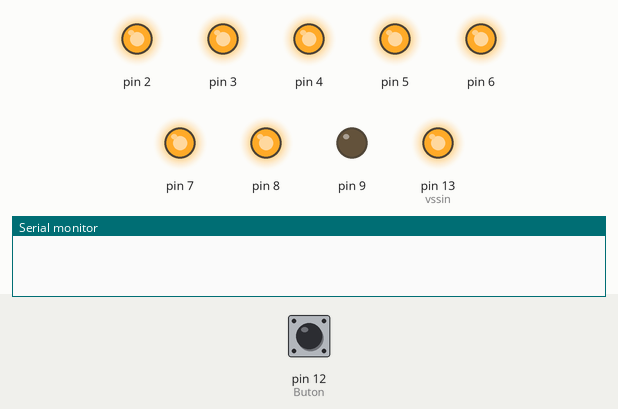
This sketch was run on a simulated Arduino Uno, built with avr-gcc and run on an emulated ATmega328P. Parts: output pins drawn as LEDs (lit = HIGH), the last lines printed to the serial monitor. The test bench sets the inputs (shaded band); at power-on: pin 12 (Buton) LOW.

Above: at 1.2 s.
1.3 s: pin 12 (Buton) pulled HIGH for 0.15 s
At 2.7 s:
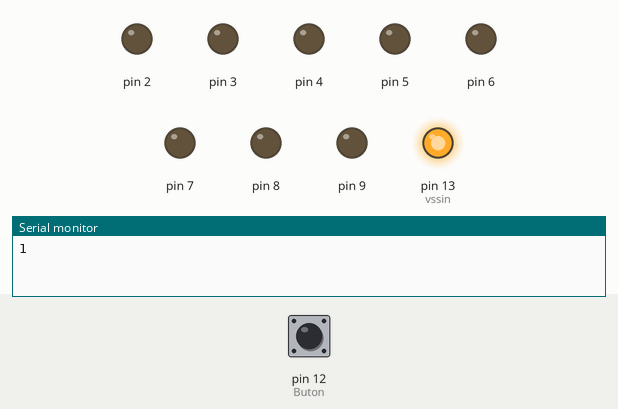
Timing chart, 0 to 4.3 s (numbered marks = the images above; inputs shaded):
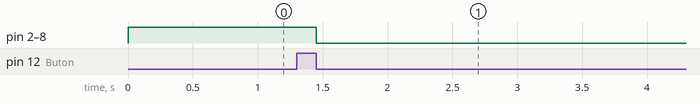

Measured:
- after the input at 1.3 s, pin 2–8: HIGH → LOW after 0.15 s

The sketch:

SSG_1.ino
```cpp
int Buton= 12;
int vssin=13;
int butondurum;
int sayac=0;

void setup() {
  pinMode (Buton, INPUT);
  pinMode(vssin, OUTPUT);

  Serial.begin(9600);
  for (int ssgpin =2; ssgpin<=9; ssgpin++)
  {
  pinMode (ssgpin, OUTPUT);
  }
  digitalWrite(vssin, HIGH);
}
const int number[11] = {0b01111111, 0b0000000, 0b0000000, 0b0000000, 0b0000000, 0b0000000, 0b0000000, 0b0000000, 0b0000000, 0b0000000};
void loop(){
  butondurum=digitalRead(Buton);
if (butondurum== HIGH){
 delay(10);
 if (sayac<=11)
 {sayac++;}

  else if (sayac=11){
    sayac=0;
    }

 //for(sayac;sayac<=11;sayac++)
 Serial.println(sayac);
 while(butondurum == HIGH){
     butondurum = digitalRead(Buton);

 }

}

 for (int tens = 0; tens < 10; tens++)

  {
    display_tens(sayac);
    //delay(500);
  }


}
void display_tens(const int tens)
{
  int pin1, a, ones;
  //pin1 is just used to deal with pins of the 1st SSD which desplays the tens digit

  for (pin1 = 2, a = 0; pin1 <= 9; pin1++, a++)
  {
    digitalWrite(pin1, bitRead(number[tens], a));
  }

}
```
